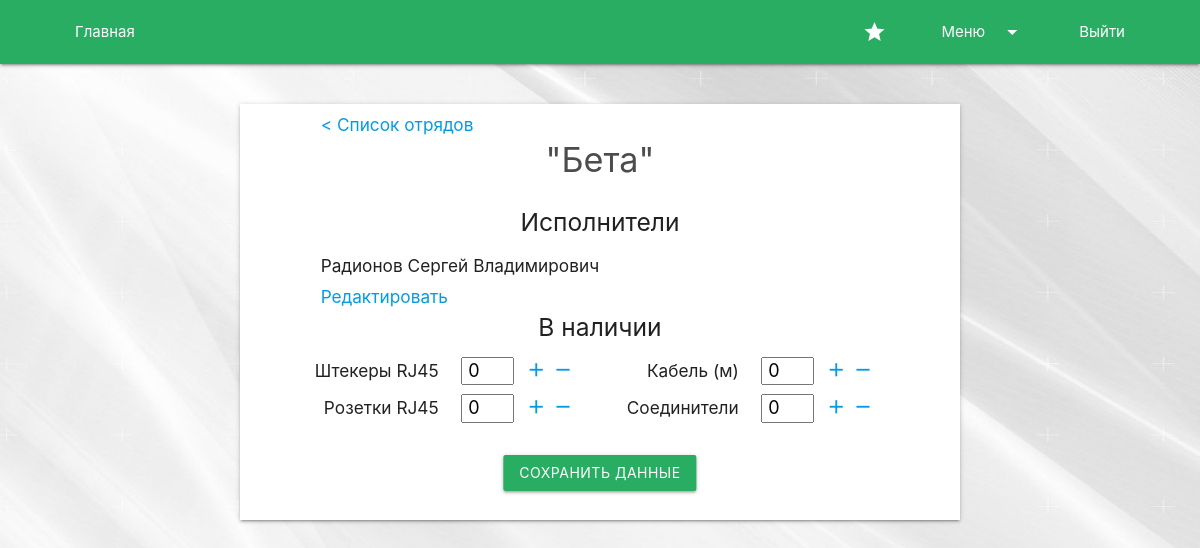
Page /group/2/ (signed in) on the committed database.
### Group/models.py (models this page shows, shortened)
class Group(models.Model):
    name = models.CharField(max_length=128)
    is_active = models.BooleanField(default=True)
    plug = models.IntegerField(default=0)
    cable = models.IntegerField(default=0)
    rosette = models.IntegerField(default=0)
    connector = models.IntegerField(default=0)
    class Meta:
        verbose_name_plural = 'Отряды'
        verbose_name = 'Отряд'

### Account/models.py (models this page shows, shortened)
class ExtUser(models.Model):
    user = models.OneToOneField(User, on_delete=models.CASCADE)
    is_worker = models.BooleanField(default=False)
    surname = models.CharField(max_length=256, default='')
    phone = models.CharField(max_length=16, default='')
    group = models.ForeignKey(Group, on_delete=models.SET_NULL, null=True, blank=True)
    class Meta:
        verbose_name = 'Расш. пользователь'
        verbose_name_plural = 'Расш. пользователи'

### Group/views.py (the view)
# urls.py: path('<id>/', worker_group),
def worker_group(request, id=None):
    data = {}
    if id and request.user.is_staff:
        group = Group.objects.filter(id=id).first()
        data['group'] = group
    else:
        user = request.user
        group = user.extuser.group
    if group:
        if request.method == 'POST':
            form = GroupForm(request.POST, instance=group)
            if form.is_valid():
                form.save()
                return redirect('/')
        data['form'] = GroupForm(instance=group)
        return render(request, 'Group/WorkerGroupForm.html', data)
    raise Http404

### Group/forms.py
class GroupForm(ModelForm):
    class Meta:
        model = Group
        exclude = ['name', 'id']

### templates/Group/WorkerGroupForm.html (shortened to what this page needs)
{% extends 'base.html' %}
{% load static %}
{% block content %}
    <div class="container">
        <div class="row">
            <form method="post">
                <div class="col s12 m10 offset-m1 l8 offset-l2 xl6 offset-xl3 form z-depth-1">
                    <div class="col s11 offset-s1"><h6><a href="/group/list/">< Список отрядов</a></h6></div>
                    <h4 class="title center-align dark-text-color">"{% if group %}{{ group.name }}{% else %}{{ request.user.extuser.group.name }}{% endif %}"</h4>
                    <h5 class="center-align">Исполнители</h5>
                    <div class="col s11 offset-s1">
                        {% if group %}
                            {% for extuser in group.extuser_set.all %}
                                <h6>{{ extuser.user.last_name }} {{ extuser.user.first_name }} {{ extuser.surname }}</h6>
                            {% endfor %}
                            <h6><a href="/group/change/{{ group.id }}/">Редактировать</a></h6>
                        {% else %}
                            {% for extuser in request.user.extuser.group.extuser_set.all %}
                                <h6>{{ extuser.user.last_name }} {{ extuser.user.first_name }} {{ extuser.surname }}</h6>
                            {% endfor %}
                        {% endif %}
                    </div>
                    <h5 class="center-align">В наличии</h5>
                    <div class="row">
                        <div class="col s5 offset-s1 counter-input">
                            <div class="row">
                                <div class="col s6">
                                    <h6 class="right-align input-name">Штекеры RJ45</h6>
                                </div>
                                <div class="col s3">
                                    <input name="plug" type="number" class="browser-default"
                                    value="{{ form.plug.value }}">
                                </div>
                                <div class="col s3 no-padding">
                                    <a href="#" data-target="plug" id="inc" class="counter"><i class="material-icons small">add</i></a>
                                    <a href="#" data-target="plug" id="dec" class="counter"><i class="material-icons small">remove</i></a>
                                </div>
                            </div>
                        </div>
                        <div class="col s5 counter-input">
                            <div class="row">
                                <div class="col s6">
                                    <h6 class="right-align input-name">Кабель (м)</h6>
                                </div>
                                <div class="col s3">
                                    <input name="cable" type="number" class="browser-default"
                                    value="{{ form.cable.value }}">
                                </div>
                                <div class="col s3 no-padding">
                                    <a href="#" data-step="10" data-target="cable" id="inc" class="counter"><i class="material-icons small">add</i></a>
                                    <a href="#" data-step="10" data-target="cable" id="dec" class="counter"><i class="material-icons small">remove</i></a>
                                </div>
                            </div>
                        </div>
                    </div>
                    <div class="row">
                        <div class="col s5 offset-s1 counter-input">
                            <div class="row">
                                <div class="col s6">
                                    <h6 class="right-align input-name">Розетки RJ45</h6>
                                </div>
                                <div class="col s3">
                                    <input name="rosette" type="number" class="browser-default"
                                    value="{{ form.rosette.value }}">
                                </div>
                                <div class="col s3 no-padding">
                                    <a href="#" data-target="rosette" id="inc" class="counter"><i class="material-icons small">add</i></a>
                                    <a href="#" data-target="rosette" id="dec" class="counter"><i class="material-icons small">remove</i></a>
                                </div>
                            </div>
                        </div>
                        <div class="col s5 counter-input">
                            <div class="row">
                                <div class="col s6">
                                    <h6 class="right-align input-name">Соединители</h6>
                                </div>
                                <div class="col s3">
                                    <input name="connector" type="number" class="browser-default"
                                    value="{{ form.connector.value }}">
                                </div>
                                <div class="col s3 no-padding">
                                    <a href="#" data-target="connector" id="inc" class="counter"><i class="material-icons small">add</i></a>
                                    <a href="#" data-target="connector" id="dec" class="counter"><i class="material-icons small">remove</i></a>
                                </div>
                            </div>
                        </div>
                    </div>
                    <div class="button">
                        <button class="btn waves-effect waves-light main-bg-color" type="submit" name="action">
                            {% if form_type == 'add' %}Создать заявку{% else %}Сохранить данные{% endif %}
                        </button>
                    </div>
                </div>
            </form>
        </div>
    </div>
{% endblock content %}

### static/css/style.css (style rules this page uses)
.form { margin-top:5vh }
.form .title { margin-bottom:30px }
.form .row { margin-bottom:0 }
.form .counter-input input[type=number].browser-default { width:100%;font-size:18px;margin-top:6px;padding:2px 5px;-moz-appearance:textfield }
.form .counter-input .material-icons.small { margin-top:8px;font-size:1.5rem }
.form .button { margin-top:30px;height:65px }
.form .button button { position:absolute;left:50%;transform:translate(-50%, 0) }
.no-padding { padding:0 !important }
.dark-text-color { color:#4c4c4c }
.main-bg-color { background-color:#29ad63 !important }
.col { background-color:white }
html { background:url("/static/img/bg.jpg") repeat-x center center fixed;background-size:auto 100vh }
.container { width:90%;max-width:1500px }

### rows in the picture
Group: name "Бета"
ExtUser: user.last_name "Радионов", user.first_name "Сергей", surname "Владимирович"
